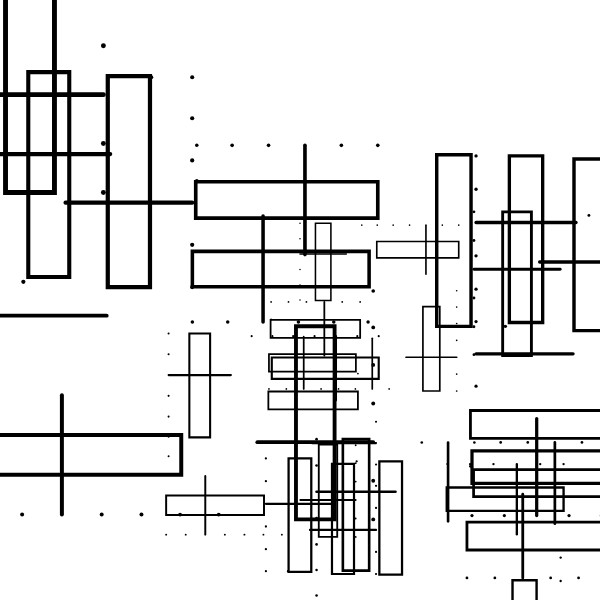
Frame 1 (no input)
Frame 60 (no input): identical to frame 1, image omitted
Frame 120 (the mouse pressed at the canvas centre since frame 60): identical to frame 1, image omitted

The p5.js sketch that drew this single still picture (run headless with seeded random() and noise() and a simulated clock; from frame 60 on, the mouse is pressed at the canvas centre):

// p5.js sketch
// ── sketch.js

// Point = P, Rectangle = R, line = F, Line*4 = D
// You can play around with length, angle, strokeweight, colors,...

let premise = 'P';
  let rules = {
    P: 'P>PPFP+PRP',
    
  }
let bigRule;


let length = 50;
let angle = 90;

function setup() {
  createCanvas(600, 600);
  angleMode(DEGREES);
  bigRule = resolveRules(premise, rules, 2);
  print(bigRule);
  
}

function draw() {
  background('white');
  stroke('black');
  strokeWeight(5);
  noFill();
  //fill('black');
  translate(width / 2, height / 2);
  rotate(-90);
  scale(0.3);

  drawShape(bigRule);
   // angle += 1;
  // length += 0.1;
}

function resolveRules(startRule, rules, depth) {
  let endRule = '';
  for (let currentLetter of startRule) {
    if (currentLetter in rules) {
      endRule += rules[currentLetter];
    } else {
      endRule += currentLetter;
    }
  }
  if (depth >= 1) {
    endRule = resolveRules(endRule, rules, depth - 1);
  }
  return endRule;
}


function drawShape(rule)  {
  for (let c of rule) {
    if (c === 'F') {
      line(0, 0, 0, length*3);
      translate(length, 0);
    } else if (c === 'R') {
      rect(0, 0, length, length*5);
      translate(length*3, length/8);
    } else if (c === 'P') {
      point(0, 0);
      translate(length, 0);
    } else if (c === 'D') {
      line(0, 0, length * 4, 0);
      translate(length, 0);
    } else if (c === 'f') {
      translate(0, length, 0);
    } else if (c === '+') {
      rotate(angle);
    } else if (c === '-') {
      rotate(-angle);
    } else if (c === '[') {
      push();
    } else if (c === ']') {
      pop();
    } else if (c === '>') {
      scale(1.03);
    } else if (c === '<') {
      scale(0.8);
   
    }
  }
}
